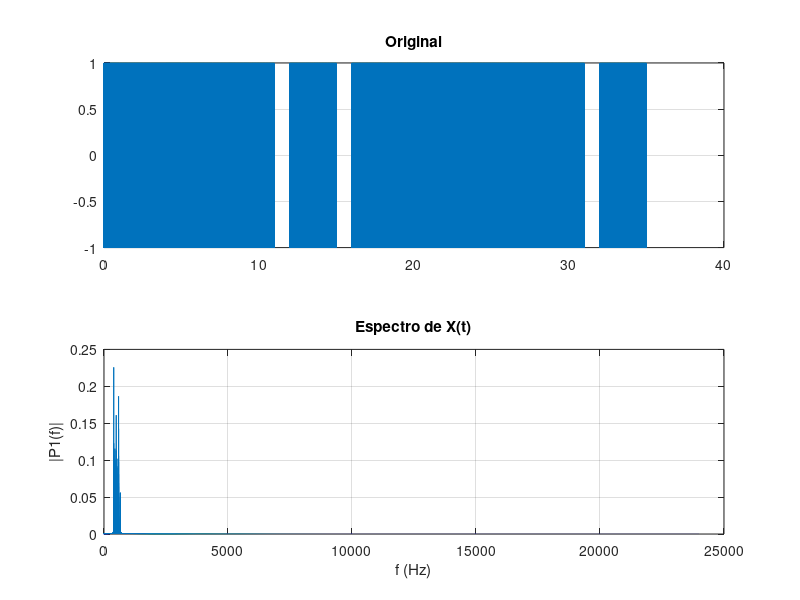

The MATLAB source for this figure:
clear
close all
clc

fs = 48000;

%Notas musicales(frecuencias)
g = 391.9;
a = 440;%a y b son las distancia de frecuencia la distancia de cada uno
b = 493.2;%el punto (.) es la division ritmica
c = 523.25;%cantidad de ciclo por segunos
d = 587.33;
e = 659.26;

t = 0:1/fs:1;

% sin_1 = sin(2*pi*f*t);
% z = zeros(1,length(sin_1));
% secuencia_1 = [sin_1 z sin_1 z sin_1 z sin_1 z sin_1 z sin_1 z];

sg = sin(2*pi*g*t);
sa = sin(2*pi*a*t);
sb = sin(2*pi*b*t);
sc = sin(2*pi*c*t);
sd = sin(2*pi*d*t);
se = sin(2*pi*e*t);
z = zeros(1,length(sg));
x = [sg sa sb sg sg sa sb sg sb sc sd  z sb sc sd z sd se sd sc sb sg sd se sd sc sb sg sa sd sg z sa sd sg];
%"z" es el silencio
t = 0:1/fs:(length(x)-1)/fs;
%Cualquier senal se puede formar de seno y coseno
sound(x, fs); % Reproduce la melodía

% f = 440;
% fs = 8000;
% t = 0:1/fs:1;
% x = sin(2*pi*f*t);



% [x,fs] = audioread('speech_sample.wav');
% % info = audioinfo('soplo_cardiaco.wav');
% % [x fs] = audioread('soplo_cardiaco.wav');
% t = 0:1/fs:(length(x)-1)/fs;

L = length(x);
Y = fft(x);
P2 = abs(Y/L);
P1 = P2(1:floor(L/2)+1);
P1(2:end-1) = 2*P1(2:end-1);
f = fs*(0:(L/2))/L;

figure;%para abrir la ventana
subplot(2,1,1)
plot(t,x);
title('Original')
grid on
subplot(2,1,2)
plot(f,P1) 
title('Espectro de X(t)')
xlabel('f (Hz)')
ylabel('|P1(f)|')
grid on
